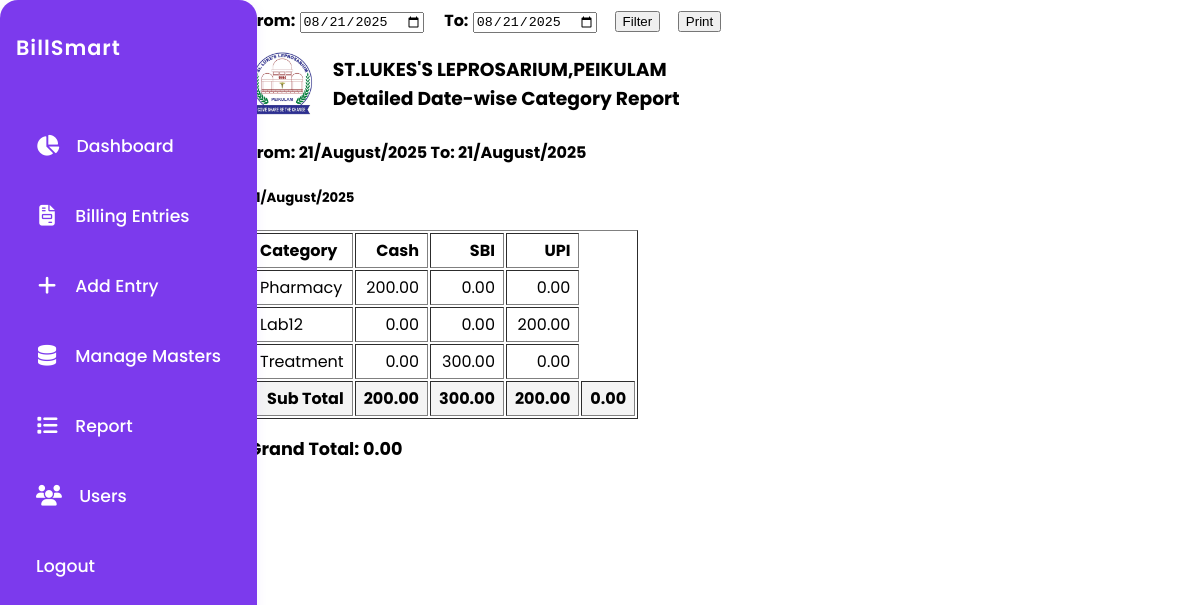
Page /daily_category_report (signed in) on the committed database.
### app.py (models this page shows)
class PaymentType(db.Model):
    id = db.Column(db.Integer, primary_key=True)
    name = db.Column(db.String(100), unique=True, nullable=False)

class Category(db.Model):
    id = db.Column(db.Integer, primary_key=True)
    name = db.Column(db.String(100), unique=True, nullable=False)

### app.py (the view)
@app.route('/daily_category_report')
@login_required
def daily_category_report():
    today_str = datetime.now().strftime('%Y-%m-%d')
    from_date = request.args.get('from_date', today_str)
    to_date = request.args.get('to_date', today_str)
    from_dt = datetime.strptime(from_date, '%Y-%m-%d').date()
    to_dt = datetime.strptime(to_date, '%Y-%m-%d').date()
    results = db.session.query(
        HeaderEntry.date,
        Category.name.label('category'),
        PaymentType.name.label('payment_type'),
        db.func.sum(DetailsEntry.amount).label('total')
    )\
    .join(DetailsEntry, DetailsEntry.header_id == HeaderEntry.id)\
    .join(Category, DetailsEntry.category_id == Category.id)\
    .join(PaymentType, DetailsEntry.payment_type_id == PaymentType.id)\
    .filter(HeaderEntry.date >= from_dt, HeaderEntry.date <= to_dt, HeaderEntry.is_cancelled == False)\
    .group_by(HeaderEntry.date, Category.name, PaymentType.name)\
    .order_by(HeaderEntry.date, Category.name, PaymentType.name).all()
    data = {}
    payment_types = set()
    categories = set()
    for date, category, payment_type, total in results:
        payment_types.add(payment_type)
        categories.add(category)
        data.setdefault(date, {}).setdefault(category, {})[payment_type] = total or 0
    all_dates = sorted(data.keys())
    all_categories = [c.name for c in Category.query.order_by(Category.id).all() if c.name in categories]
    all_payment_types = sorted(payment_types)
    return render_template(
        'daily_category_report.html',
        data=data,
        all_dates=all_dates,
        all_categories=all_categories,
        all_payment_types=all_payment_types,
        from_date=from_date,
        to_date=to_date
    )

### app.py (called while the page is built, shortened)
def login_required(f):
    @wraps(f)
    def decorated_function(*args, **kwargs):
        if 'user_id' not in session:
            return redirect(url_for('login'))
        return f(*args, **kwargs)
    return decorated_function

@app.context_processor
def inject_usertype():
    return dict(session=session)

@app.template_filter('datetime')
def format_datetime(value, format='%d/%B/%Y'):
    if not value:
        return ''
    if isinstance(value, str):
        try:
            value = datetime.strptime(value, '%Y-%m-%d')
        except Exception:
            return value
    return value.strftime(format)

@app.before_request
def daily_backup():
    if not os.path.exists(BACKUP_DIR):
        os.makedirs(BACKUP_DIR)
    today = datetime.now().strftime('%Y-%m-%d')
    last_backup = None
    if os.path.exists(LAST_BACKUP_FILE):
        with open(LAST_BACKUP_FILE, 'r') as f:
            last_backup = f.read().strip()

### templates/daily_category_report.html (shortened to what this page needs)
<!DOCTYPE html>
<html lang="en">
<head>
</head>
<body>
    <div class="container">
        {% include '_navbar.html' %}
        <form method="get" style="margin-bottom:1em;">
            <label><b>From:</b> <input type="date" name="from_date" value="{{ from_date }}"></label>
            <label style="margin-left:1em;"><b>To:</b> <input type="date" name="to_date" value="{{ to_date }}"></label>
            <button type="submit" id ="filter-btn" style="margin-left:1em;">Filter</button>
            <button type="button" id ="print-btn" onclick="printReport()" style="margin-left:1em;">Print</button>
        </form>
        <div id="report-content">
            <div style="display: flex; align-items: center; justify-content: flex-start; margin-bottom: 8px;">
                <img src="/static/logo.jpg" alt="Logo" style="height:70px; width:auto; margin-right:18px; display:block;">
                <div style="flex:1;">
                    <h3 style="margin:0;">ST.LUKES'S LEPROSARIUM,PEIKULAM</h3>
                    <h3 style="margin:0;">Detailed Date-wise Category Report</h3>
                </div>
            </div>
            <h4>
                From: {{ from_date|datetime('%d/%B/%Y') if from_date else '' }}
                To: {{ to_date|datetime('%d/%B/%Y') if to_date else '' }}
            </h4>
            {% for date in all_dates %}
                <h5>{{ date|datetime('%d/%B/%Y') }}</h5>
                <table border="1" cellpadding="4">
                    <tr>
                        <th>Category</th>
                        {% for pt in all_payment_types %}
                            <th>{{ pt }}</th>
                        {% endfor %}
                    </tr>
                    {% set date_subtotal = 0 %}
                    {% set payment_type_subtotals = [] %}
                    {% for pt in all_payment_types %}
                        {% set _ = payment_type_subtotals.append(0) %}
                    {% endfor %}
                    {% for cat in all_categories %}
                        {% set row_total = 0 %}
                        <tr>
                            <td>{{ cat }}</td>
                            {% for pt_idx in range(all_payment_types|length) %}
                                {% set pt = all_payment_types[pt_idx] %}
                                {% set amt = data[date].get(cat, {}).get(pt, 0) %}
                                <td style="text-align:right;">{{ '%.2f' % amt }}</td>
                                {% set row_total = row_total + amt %}
                                {% set payment_type_subtotals = payment_type_subtotals.__setitem__(pt_idx, payment_type_subtotals[pt_idx] + amt) or payment_type_subtotals %}
                            {% endfor %}
                        </tr>
                        {% set date_subtotal = date_subtotal + row_total %}
                    {% endfor %}
                    <tr style="font-weight:bold; background:#f4f4f4;">
                        <td style="text-align:right;">Sub Total</td>
                        {% for pt_idx in range(all_payment_types|length) %}
                            <td style="text-align:right;"><b>{{ '%.2f' % payment_type_subtotals[pt_idx] }}</b></td>
                        {% endfor %}
                        <td style="text-align:right;"><b>{{ '%.2f' % date_subtotal }}</b></td>
                    </tr>
                </table>
                {% if grand_total is defined %}
                    {% set grand_total = grand_total + date_subtotal %}
                {% else %}
                    {% set grand_total = date_subtotal %}
                {% endif %}
            {% endfor %}
            {% set overall_total = 0 %}
            {% for date in all_dates %}
                {% set date_subtotal = 0 %}
                {% for cat in all_categories %}
                    {% set row_total = 0 %}
                    {% for pt in all_payment_types %}
                        {% set amt = data[date].get(cat, {}).get(pt, 0) %}
                        {% set row_total = row_total + amt %}
                    {% endfor %}
                    {% set date_subtotal = date_subtotal + row_total %}
                {% endfor %}
                {% set overall_total = overall_total + date_subtotal %}
            {% endfor %}
            <div style="margin-top:1em; font-weight:bold; font-size:1.1em;">Grand Total: {{ '%.2f' % overall_total }}</div>
            </div>
        </div>
        <a href="{{ url_for('index') }}" class="back">Back</a>
</body>
</html>

### templates/daily_category_report.html (style rules this page uses)
th, td { text-align: right; padding: 4px 8px; }
th:first-child, td:first-child { text-align: left; }

### templates/_navbar.html (style rules this page uses)
body { font-family: 'Poppins', Arial, sans-serif; }
.container { margin-left: 240px !important; max-width: 900px; }

### rows in the picture
PaymentType: name "Cash"
PaymentType: name "SBI"
PaymentType: name "UPI"
Category: name "Pharmacy", amt "200.00" "0.00" "0.00"
Category: name "Lab12", amt "0.00" "0.00" "200.00"
Category: name "Treatment", amt "0.00" "300.00" "0.00"

### other values in the picture
{{ from_date|datetime('%d/%B/%Y') if from_date else '' }} "21/August/2025"
{{ to_date|datetime('%d/%B/%Y') if to_date else '' }} "21/August/2025"
{{ date|datetime('%d/%B/%Y') }} "21/August/2025"
{{ '%.2f' % payment_type_subtotals[pt_idx] }} "200.00" "300.00" "200.00"
{{ '%.2f' % date_subtotal }} "0.00"
{{ '%.2f' % overall_total }} "0.00"
